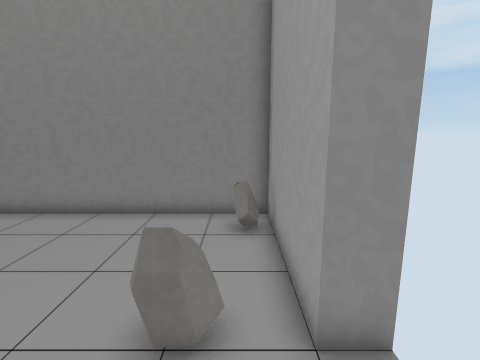
[1] (above)

12 first-person views from a walk through a scene from a Unity 3-D project. The camera is 1.4 m above the floor, tilts 10° down and sees 85° across. The floor is counted in squares, 0.5 m on a side. Each view is taken from the middle of a square. On the plan, view 1 faces up. The plan holds only what a view shows up to about 19 squares ahead; the rest is blank. The place goes on beyond the plan. Some surface patterns are stand-ins.

[2]
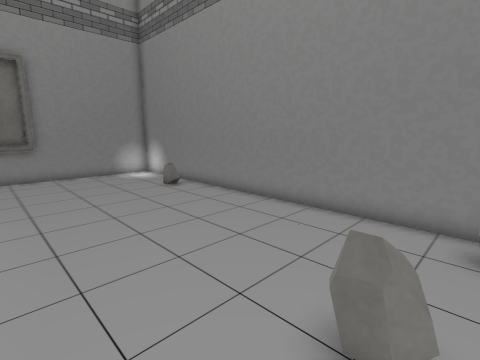

[3]
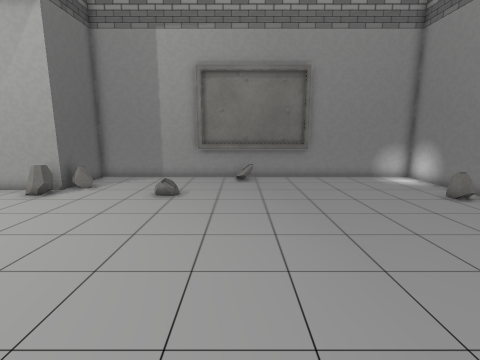

[4]
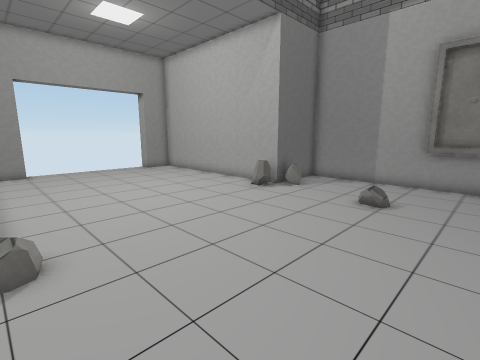

[5]
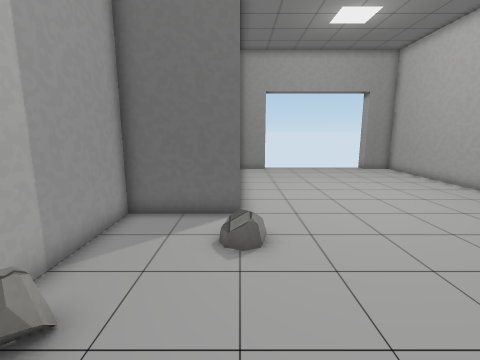

[6]
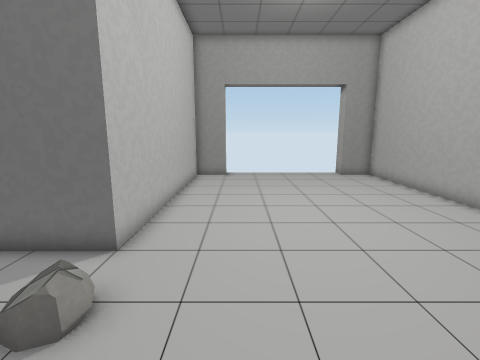

[7]
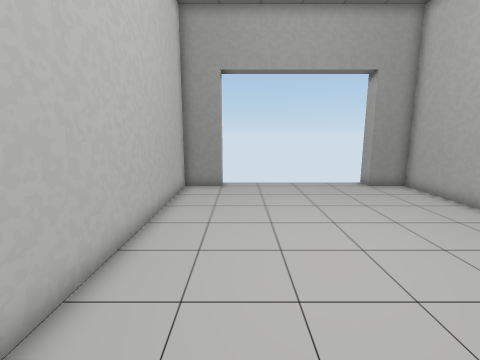

[8]
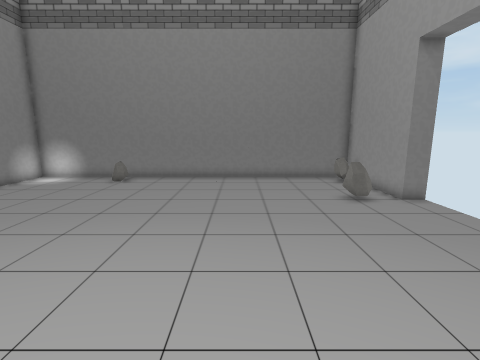

[9]
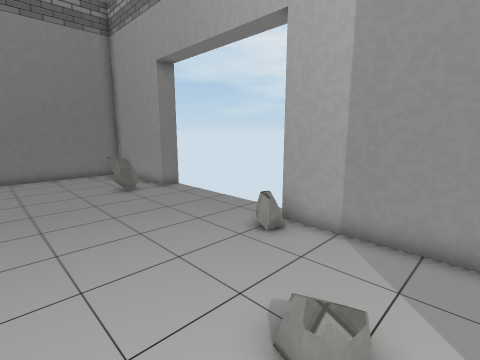

[10]
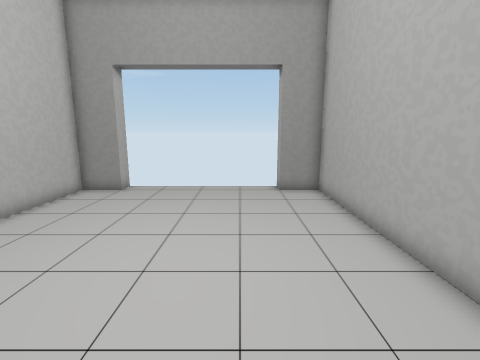

[11]
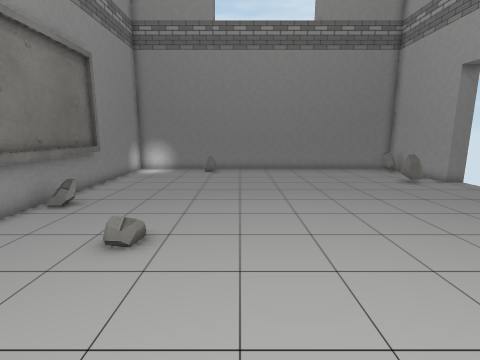

[12]
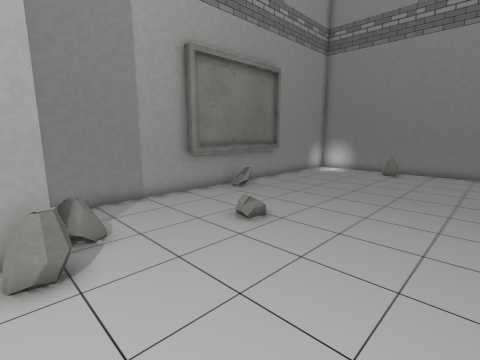

### Floor plan
Points are (right, up) in squares from view 1. A wall is a line through its corners. A room is listed if a view was taken in it or the views show most of it. See-through windows are left out.
Room 1 (views 1, 2, 3, 4, 5, 6, 7, 8, 9, 10, 11, 12)
walls: (-18.6, 0.5) (-18.6, -4.6); (-18.8, 0.5) (-18.8, -4.5); (-19, 0.5) (-19, -11) (-15, -11) (-15, -23) (-13, -23) (-13, -24); (2.1, 3) (1, 3) (1, 9) (-19, 9) (-19, 2.4); (-5, -24) (-5, -23) (-3, -23) (-3, -11) (1, -11) (1, -5)
objects: other object (-19, 1); other object (-19, 2); other object (-16, -10); other object (-14, -12) to (-14, -11); other object (-13, 7) to (-13, 8); other object (-1, 3) to (-1, 4); other object (0, 7) to (0, 8)

Positions as (right, up) in squares from view 1, and headings:
1: (0, 0), facing up
2: (0, 0), facing up-left
3: (-2, -2), facing left
4: (-3, -2), facing down-left
5: (-3, -2), facing down
6: (-6, -5), facing down
7: (-6, -9), facing down
8: (-6, -8), facing up
9: (-6, -10), facing up-right
10: (-11, -10), facing down
11: (-11, -12), facing up
12: (-8, -12), facing up-left
